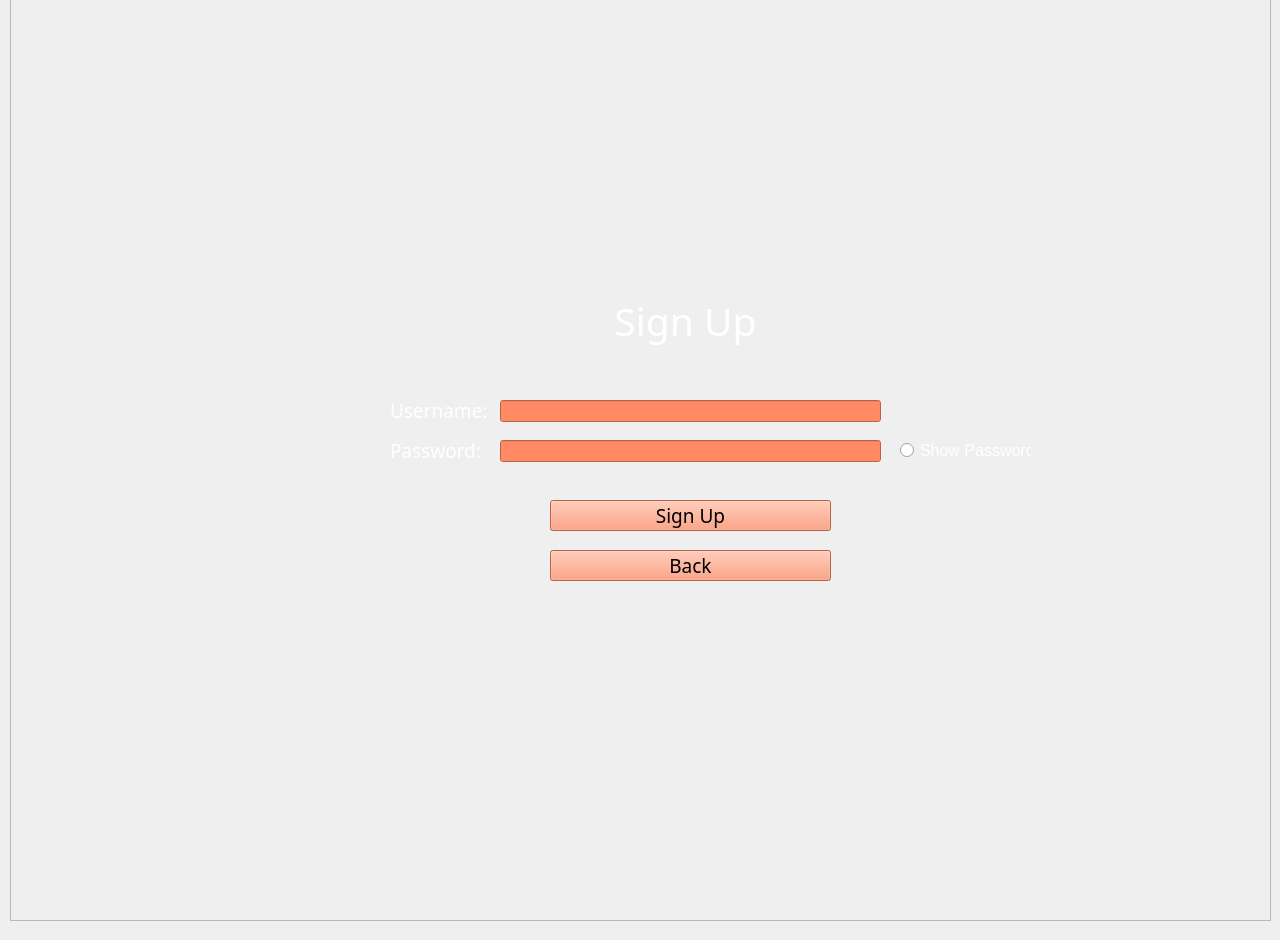
    <widget class="QWidget" name="Signup">
     <widget class="QLabel" name="labelSignupSignup">
      <property name="geometry">
       <rect>
        <x>470</x>
        <y>290</y>
        <width>431</width>
        <height>61</height>
       </rect>
      </property>
      <property name="font">
       <font>
        <family>Viner Hand ITC</family>
        <pointsize>29</pointsize>
        <italic>false</italic>
        <bold>false</bold>
       </font>
      </property>
      <property name="styleSheet">
       <string notr="true">font: 29pt &quot;Viner Hand ITC&quot;;
color: rgb(255, 255, 255);</string>
      </property>
      <property name="text">
       <string>Sign Up</string>
      </property>
      <property name="alignment">
       <set>Qt::AlignCenter</set>
      </property>
     </widget>
     <widget class="QPushButton" name="buttonSignupBack">
      <property name="geometry">
       <rect>
        <x>550</x>
        <y>550</y>
        <width>281</width>
        <height>31</height>
       </rect>
      </property>
      <property name="font">
       <font>
        <family>Viner Hand ITC</family>
        <pointsize>14</pointsize>
        <italic>false</italic>
        <bold>false</bold>
       </font>
      </property>
      <property name="styleSheet">
       <string notr="true">font: 14pt &quot;Viner Hand ITC&quot;;
background-color: rgb(255, 138, 99);
</string>
      </property>
      <property name="text">
       <string>Back</string>
      </property>
     </widget>
     <widget class="QLabel" name="labelSignupUsername">
      <property name="geometry">
       <rect>
        <x>390</x>
        <y>390</y>
        <width>101</width>
        <height>41</height>
       </rect>
      </property>
      <property name="font">
       <font>
        <family>Viner Hand ITC</family>
        <pointsize>14</pointsize>
        <italic>false</italic>
        <bold>false</bold>
       </font>
      </property>
      <property name="styleSheet">
       <string notr="true">font: 14pt &quot;Viner Hand ITC&quot;;
color: rgb(255, 255, 255);</string>
      </property>
      <property name="text">
       <string>Username:</string>
      </property>
     </widget>
     <widget class="QLineEdit" name="lineEditSignupUsername">
      <property name="geometry">
       <rect>
        <x>500</x>
        <y>400</y>
        <width>381</width>
        <height>22</height>
       </rect>
      </property>
      <property name="styleSheet">
       <string notr="true">background-color: rgb(255, 138, 99);</string>
      </property>
     </widget>
     <widget class="QLabel" name="labelSignupPassword">
      <property name="geometry">
       <rect>
        <x>390</x>
        <y>430</y>
        <width>101</width>
        <height>41</height>
       </rect>
      </property>
      <property name="font">
       <font>
        <family>Viner Hand ITC</family>
        <pointsize>14</pointsize>
        <italic>false</italic>
        <bold>false</bold>
       </font>
      </property>
      <property name="styleSheet">
       <string notr="true">font: 14pt &quot;Viner Hand ITC&quot;;
color: rgb(255, 255, 255);</string>
      </property>
      <property name="text">
       <string>Password:</string>
      </property>
     </widget>
     <widget class="QLineEdit" name="lineEditSignupPassword">
      <property name="geometry">
       <rect>
        <x>500</x>
        <y>440</y>
        <width>381</width>
        <height>22</height>
       </rect>
      </property>
      <property name="styleSheet">
       <string notr="true">background-color: rgb(255, 138, 99);</string>
      </property>
      <property name="echoMode">
       <enum>QLineEdit::Password</enum>
      </property>
     </widget>
     <widget class="QRadioButton" name="radioButtonSignupShowPassword">
      <property name="geometry">
       <rect>
        <x>900</x>
        <y>440</y>
        <width>131</width>
        <height>20</height>
       </rect>
      </property>
      <property name="font">
       <font>
        <pointsize>12</pointsize>
       </font>
      </property>
      <property name="styleSheet">
       <string notr="true">color: rgb(255, 255, 255);</string>
      </property>
      <property name="text">
       <string>Show Password</string>
      </property>
     </widget>
     <widget class="QPushButton" name="buttonSignupSignup">
      <property name="geometry">
       <rect>
        <x>550</x>
        <y>500</y>
        <width>281</width>
        <height>31</height>
       </rect>
      </property>
      <property name="font">
       <font>
        <family>Viner Hand ITC</family>
        <pointsize>14</pointsize>
        <italic>false</italic>
        <bold>false</bold>
       </font>
      </property>
      <property name="styleSheet">
       <string notr="true">font: 14pt &quot;Viner Hand ITC&quot;;
background-color: rgb(255, 138, 99);
</string>
      </property>
      <property name="text">
       <string>Sign Up</string>
      </property>
     </widget>
     <widget class="QFrame" name="frame_3">
      <property name="geometry">
       <rect>
        <x>10</x>
        <y>-10</y>
        <width>1261</width>
        <height>931</height>
       </rect>
      </property>
      <property name="styleSheet">
       <string notr="true">background-image: url(:/MainWindow/assets/LoginSignupBackground.png);</string>
      </property>
      <property name="frameShape">
       <enum>QFrame::StyledPanel</enum>
      </property>
      <property name="frameShadow">
       <enum>QFrame::Raised</enum>
      </property>
     </widget>
     <zorder>frame_3</zorder>
     <zorder>labelSignupSignup</zorder>
     <zorder>buttonSignupBack</zorder>
     <zorder>labelSignupUsername</zorder>
     <zorder>lineEditSignupUsername</zorder>
     <zorder>labelSignupPassword</zorder>
     <zorder>lineEditSignupPassword</zorder>
     <zorder>radioButtonSignupShowPassword</zorder>
     <zorder>buttonSignupSignup</zorder>
    </widget>
